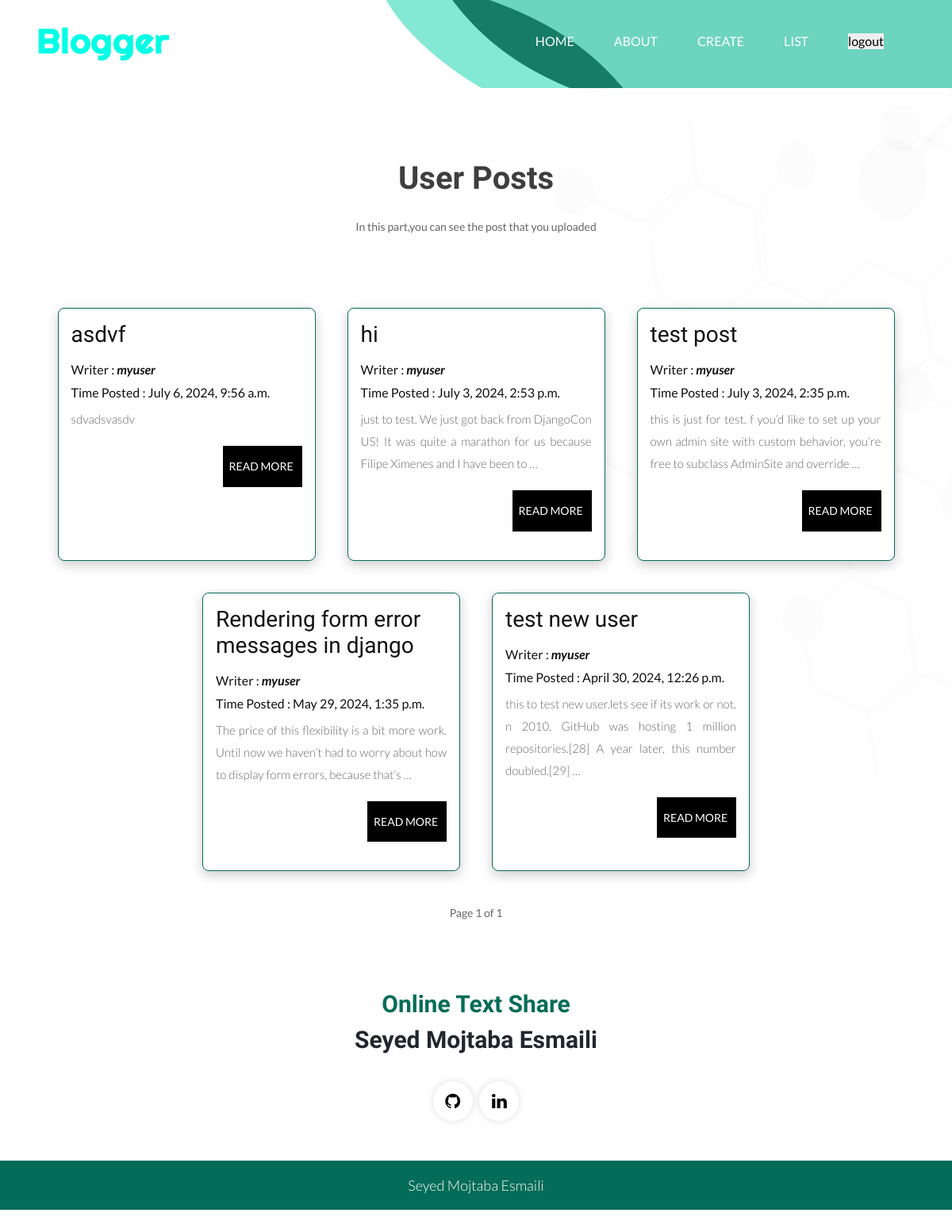
/list_posts/ (signed in), run on an earlier commit of the app's database.
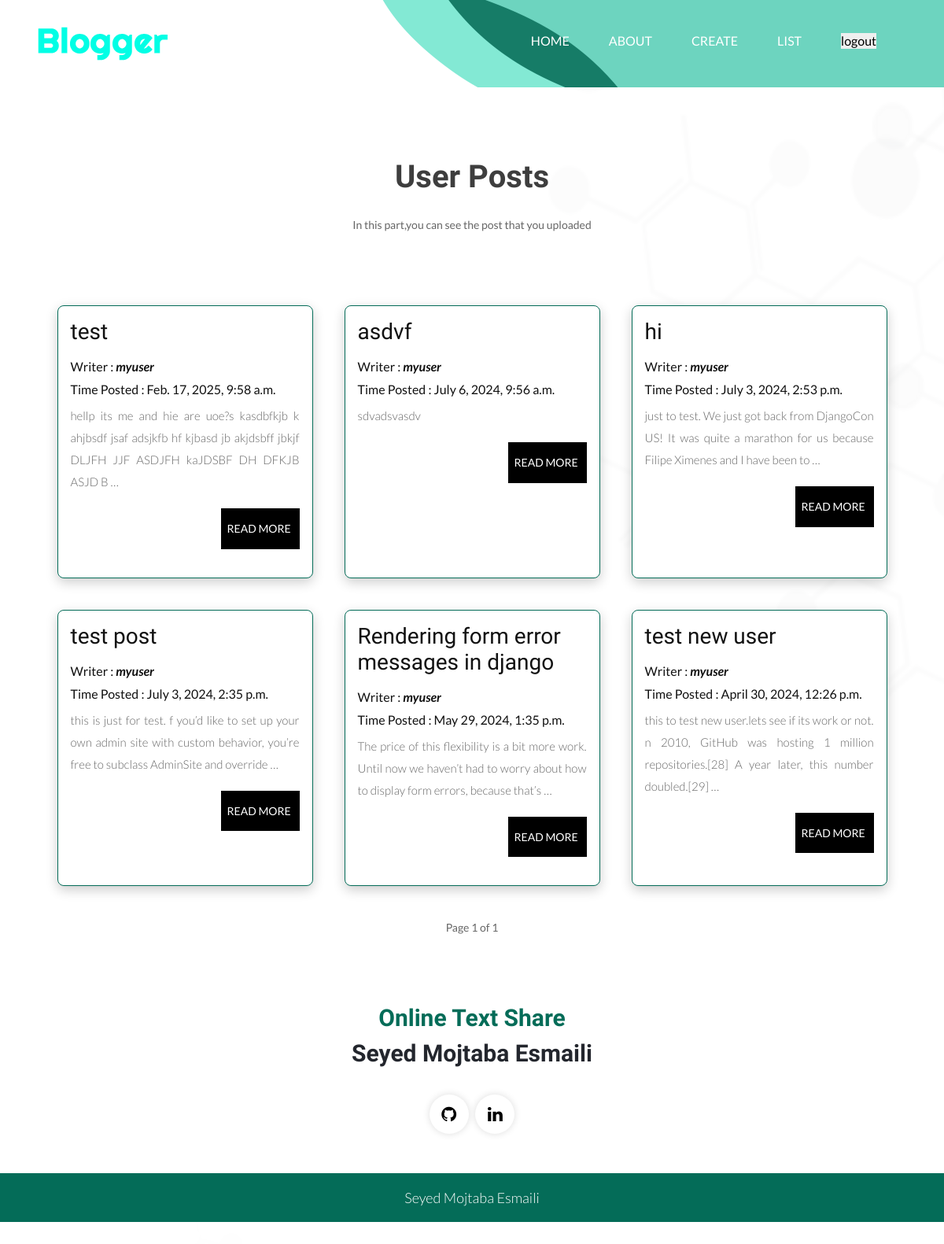
And on a later commit of the database.
### posts/models.py (models this page shows, shortened)
class Post(models.Model):
    title = models.CharField(max_length=100)
    content = models.TextField()
    date_posted = models.DateTimeField(default=timezone.now)
    is_publick = models.BooleanField(default=False)
    user = models.ForeignKey(User,on_delete=models.CASCADE,null=True)
    class Meta:
        ordering = ['-date_posted']

### posts/views.py (the view)
# urls.py: path('list_posts/',UserPostListView.as_view(),name='list_posts'),
class UserPostListView(LoginRequiredMixin,ListView):
    model=Post
    template_name = 'posts/post_list.html'
    context_object_name = 'posts_list'
    paginate_by = 6
    def get_queryset(self):
        if self.request.user.is_staff:           # check if superuser is logedin, show all posts
            return Post.objects.all()
        return Post.objects.filter(user=self.request.user)         # if regular user,only show the users posts

### posts/templates/posts/post_list.html (shortened to what this page needs)
{% extends "posts/base.html" %}
{% load static %}
{% block content %}
      </header>
      <div class="blog_main">
         <div class="container">
            <div class="row">
               <div class="col-md-12">
                  <div class="titlepage">
                     <h2>User Posts</h2>
                     <span>In this part,you can see the post that you uploaded</span>
                  </div>
               </div>
            </div>
            <div class='card-container'>
               {% for post in posts_list %}
                     <div class='card'>
                        <div class='card-content'>
                              <h3>{{post.title}}</h3>
                              <h4>Writer : <b><i>{{post.user.username}}</i></b></h4>
                              <h4>Time Posted : {{post.date_posted}}</h4>
                              <p>{{post.content|truncatewords:25}}</p>
                              <a href='/post_detail/{{post.id}}' class='post-btn'>Read More</a>
                        </div>
                     </div>
               {% endfor %}
            </div>
    <div class="pagination">
      <div class="pagination">
          Page {{ page_obj.number }} of {{ page_obj.paginator.num_pages }}
</div>
         </div>
      </div>
{% endblock content %}

### posts/templates/posts/base.html (shortened to what this page needs)
{% load static %}
<!DOCTYPE html>
<html lang="en">
   <head>
      <link rel="stylesheet" href="{% static 'posts/css/bootstrap.min.css' %}">
      <link rel="stylesheet" href="{% static 'posts/css/style.css' %}">
      <link rel="stylesheet" href="{% static 'posts/css/responsive.css' %}">
      <link rel="stylesheet" href="{% static 'posts/css/jquery.mCustomScrollbar.min.css' %}">
      <link rel="stylesheet" href="https://netdna.bootstrapcdn.com/font-awesome/4.0.3/css/font-awesome.css">
      <link rel="stylesheet" href="https://cdnjs.cloudflare.com/ajax/libs/fancybox/2.1.5/jquery.fancybox.min.css" media="screen">
   </head>
   <body class="main-layout">
    <header>
        <div  {% if request.path == "/" or request.path == "/accounts/logout/" %}
                  class="head_top"
               {% else %}
                  class="head_top1"
               {% endif %}>
           <div class="header">
              <div class="container-fluid">
                 <div class="row">
                    <div class="col-xl-3 col-lg-3 col-md-3 col-sm-3 col logo_section">
                       <div class="full">
                          <div class="center-desk">
                             <div class="logo">
                                <a href='{% url "posts:home" %}'><img src="{% static 'posts/images/logo.png' %}" alt="#" /></a>
                             </div>
                          </div>
                       </div>
                    </div>
                    <div class="col-xl-9 col-lg-9 col-md-9 col-sm-9">
                       <nav class="navigation navbar navbar-expand-md navbar-dark ">
                          <div class="collapse navbar-collapse" id="navbarsExample04">
                             <ul class="navbar-nav mr-auto">
                                <li class="nav-item">
                                   <a class="nav-link" href='{% url "posts:home" %}'> Home  </a>
                                </li>
                                <li class="nav-item">
                                   <a class="nav-link" href=' {% url "posts:about" %} '>About</a>
                                </li>
                                <li class="nav-item">
                                   <a class="nav-link" href=' {% url "posts:create_post" %} '>Create</a>
                                </li>
                                <li class="nav-item">
                                    <a class="nav-link" href=' {% url "posts:list_posts" %} '>List</a>
                                 </li>
                                {% if user.is_authenticated %}
                                   <li class="nav-item">
                                       <form method="post" action="{% url 'logout' %}">
                                          <a class="nav-link" href=' {% url "logout" %} '><button type="submit" >logout</button></a>
                                    </form>
                                    </li>
                                {% endif %}
                             </ul>
                          </div>
                       </nav>
                    </div>
                 </div>
              </div>
           </div>
{% block content %}
{% endblock content %}
<footer>
    <div class="footer">
       <div class="container">
          <div class="row">
             <div class="col-md-12 ">
                <div class="cont">
                   <h3> <strong class="multi"> Online Text Share</strong><br>
                      Seyed Mojtaba Esmaili
                   </h3>
                </div>
             </div>
             <div class="col-md-12">
                <ul class="social_icon">
                   <li><a href="https://github.com/SMojtabaE" target=”_blank”><i class="fa fa-github" aria-hidden="true"></i></a></li>
                   <li><a href="https://www.linkedin.com/in/seyed-mojtaba-esmaili/" target=”_blank”><i class="fa fa-linkedin" aria-hidden="true"></i></i></a></li>
                </ul>
             </div>
          </div>
       </div>
       <div class="copyright">
          <div class="container">
             <div class="row">
                <div class="col-md-12">
                   <p>Seyed Mojtaba Esmaili</p>
                </div>
             </div>
          </div>
       </div>
    </div>
 </footer>
</body>
</html>

### posts/static/posts/css/style.css (style rules this page uses)
* { box-sizing: border-box !important; }
html { scroll-behavior: smooth; }
body { color: #666666; font-size: 14px; font-family: 'Lato', sans-serif; line-height: 1.80857; font-weight: normal; }
a { color: #1f1f1f; text-decoration: none !important; outline: none !important; -webkit-transition: all .3s ease-in-out; -moz-transition: all .3s ease-in-out; -ms-transition: all .3s ease-in-out; -o-transition: all .3s ease-in-out; transition: all .3s ease-in-out; }
h1, h2, h3, h4, h5, h6 { letter-spacing: 0; font-weight: normal; position: relative; padding: 0 0 10px 0; font-weight: normal; line-height: normal; color: #111111; margin: 0 }
h2 { font-size: 22px; font-family: 'Righteous', cursive; }
h3 { font-size: 18px; font-family: 'Righteous', cursive; }
h4 { font-size: 16px }
*, *::after, *::before { -webkit-box-sizing: border-box; -moz-box-sizing: border-box; box-sizing: border-box; }
ul, li, ol { margin: 0px; padding: 0px; list-style: none; }
p { margin: 0px; font-weight: 300; font-size: 17px; line-height: 28px; }
a { color: #222222; text-decoration: none; outline: none !important; }
a, .btn { text-decoration: none !important; outline: none !important; -webkit-transition: all .3s ease-in-out; -moz-transition: all .3s ease-in-out; -ms-transition: all .3s ease-in-out; -o-transition: all .3s ease-in-out; transition: all .3s ease-in-out; }
img { max-width: 100%; height: auto; }
button { border: 0; margin: 0; padding: 0; cursor: pointer; }
.full { float: left; width: 100%; }
.full { width: 100%; float: left; margin: 0; padding: 0; }
.main-layout { background-repeat: no-repeat; background: url(../images/body_bg.png); }
.navigation.navbar { padding-top: 12px; float: right; }
.navigation.navbar-dark .navbar-nav .nav-link { padding: 0 25px; color: #fff; font-size: 16px; line-height: 20px; text-transform: uppercase; }
.head_top1 { background: url(../images/bottom.png); background-repeat: no-repeat; background-position: top; }
.header { width: 100%; background: transparent; padding: 30px 30px; }
.logo a { font-size: 40px; font-weight: bold; text-transform: uppercase; color: #fff; line-height: 40px; }
.titlepage { text-align: center; padding-bottom: 60px; }
.titlepage h2 { font-size: 40px; color: #3e3e3e; line-height: 57px; font-weight: bold; padding: 0; padding-bottom: 20px; }
.blog_main { margin-top: 85px; margin-bottom: 50px; }
.card-container { display: flex; justify-content: center; flex-wrap: wrap; margin-top: 10px; }
.card { width: 325px; border-radius: 8px; border: #046c58 solid 1px; overflow: hidden; box-shadow: 0px 5px 15px rgba(0,0,0,0.2); margin: 20px; }
.card-content { padding: 16px; }
.card-content h3 { font-size: 28px; margin-bottom: 8px; }
.card-content p { color: #666; font-size: 15px; text-align: justify; }
.card-content .post-btn { font-size: 14px; transition: ease-in all 0.5s; background-color: #000; text-transform: uppercase; color: #fff; padding: 13px 8px; float: right; display: block; margin-top: 20px; margin-bottom: 20px; margin-left: 5px; width: 100%; max-width: 100px; }
.multi { color: #046c58; }
.footer { background: #fff; }
.cont { text-align: center; margin-top: 80px; }
.cont h3 { font-family: 'Righteous', cursive; font-size: 30px; line-height: 45px; color: #23262d; font-weight: bold; padding-bottom: 30px; }
ul.social_icon { text-align: center; }
ul.social_icon li { display: inline-block; margin: 0 3px; }
ul.social_icon li a { background: #fff; box-shadow: #ddd 0px 0px 10px 0px; font-size: 22px; padding-top: 5px; border-radius: 50px; width: 50px; height: 50px; display: inline-block; color: #000000; }
.copyright { padding: 20px 0px; background: #046c58; margin-top: 50px; position: relative; }
.copyright p { color: #fff; font-size: 18px; line-height: 22px; text-align: center; }

What changed in the data, as far as the page shows it:
added Post: title "test", user.username "myuser", date_posted "Feb. 17, 2025, 9:58 a.m.", content "hellp its me and hie are uoe?s kasdbfkjb k ahjbsdf jsaf adsjkfb hf kjbasd jb akjdsbff jbkjf DLJFH JJF ASDJFH kaJDSBF DH DFKJB ASJD B …"
